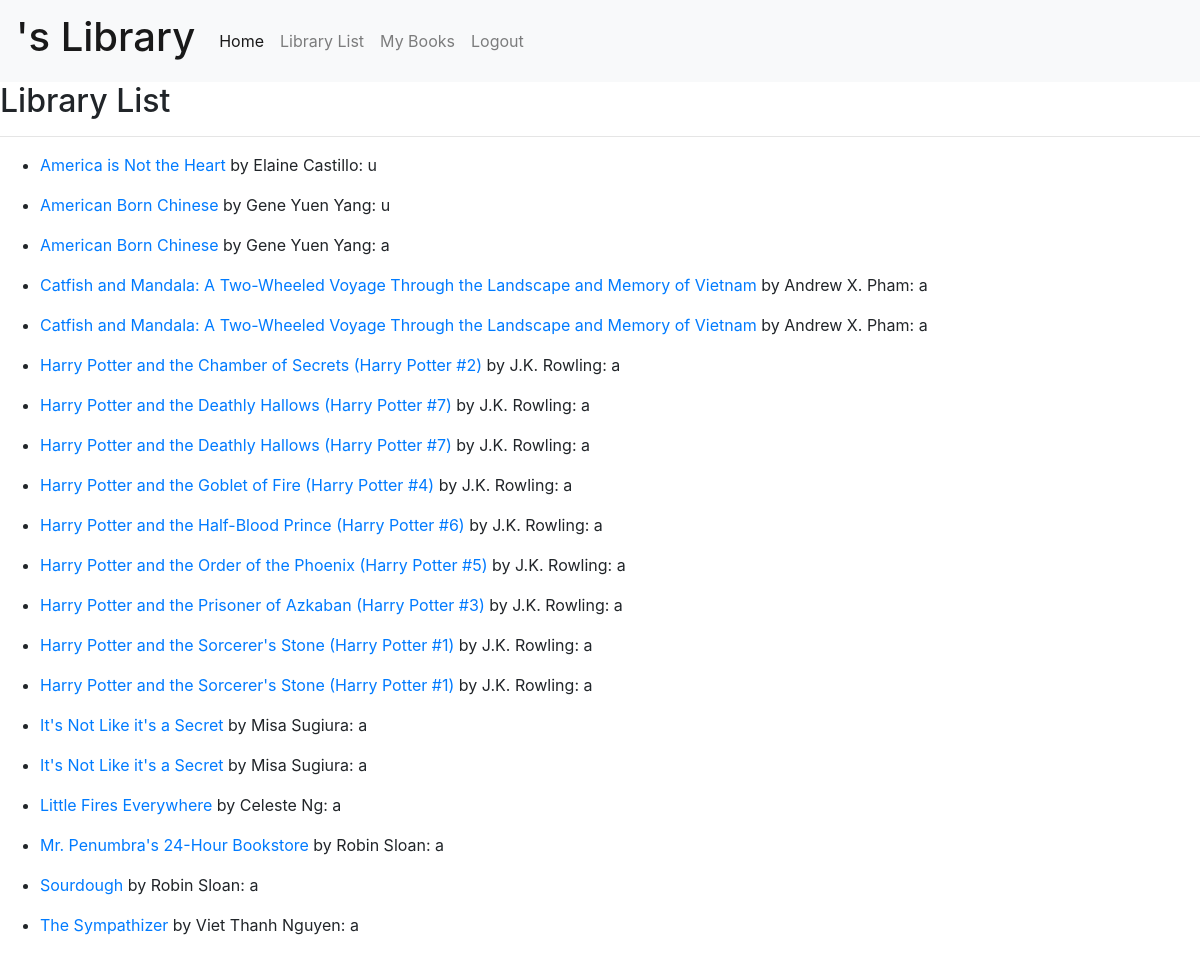
Screenshot of /listbooks/ (signed in) with the database file from the repository.
### lib_app/models.py (models this page shows, shortened)
class Book(models.Model):
    author = models.CharField(max_length = 200)
    title = models.CharField(max_length = 200)
    desp = models.TextField(max_length = 2000, blank=True)
    LOAN_STATUS = (
        ('a', 'available'),
        ('u', 'unavailable'),
    )
    status = models.CharField(
        max_length = 1,
        choices = LOAN_STATUS,
        blank = True,
        default = 'a',
        help_text= 'book availability',
    )
    class Meta:
        ordering = ['title']

### lib_app/views.py (the view)
# urls.py: path('listbooks/',views.list_books, name="list_books"),
def list_books(request):
    books = Book.objects.all()
    context = {
            'books':books,
        }
    return render(request,"lib_app/list_books.html", context=context)

### templates/lib_app/list_books.html
{% extends 'base.html' %}
{% block content %}
<div class="POST">
    <h2> Library List </h2>
    <hr>
    {% for book in books %}
        <ul>
            <li><a href="{% url 'book_details' book.id %}">{{ book.title }}</a> by {{ book.author }}: {{ book.status }}
            </li>
        </ul>
    {% endfor %}
</div>
{% endblock %}

### rows the page displays
Book: title "America is Not the Heart", author "Elaine Castillo", status "u"
Book: title "American Born Chinese", author "Gene Yuen Yang", status "u"
Book: title "American Born Chinese", author "Gene Yuen Yang", status "a"
Book: title "Catfish and Mandala: A Two-Wheeled Voyage Through the Landscape and Memory of Vietnam", author "Andrew X. Pham", status "a"
Book: title "Catfish and Mandala: A Two-Wheeled Voyage Through the Landscape and Memory of Vietnam", author "Andrew X. Pham", status "a"
Book: title "Harry Potter and the Chamber of Secrets (Harry Potter #2)", author "J.K. Rowling", status "a"
Book: title "Harry Potter and the Deathly Hallows (Harry Potter #7)", author "J.K. Rowling", status "a"
Book: title "Harry Potter and the Deathly Hallows (Harry Potter #7)", author "J.K. Rowling", status "a"
Book: title "Harry Potter and the Goblet of Fire (Harry Potter #4)", author "J.K. Rowling", status "a"
Book: title "Harry Potter and the Half-Blood Prince (Harry Potter #6)", author "J.K. Rowling", status "a"
Book: title "Harry Potter and the Order of the Phoenix (Harry Potter #5)", author "J.K. Rowling", status "a"
Book: title "Harry Potter and the Prisoner of Azkaban (Harry Potter #3)", author "J.K. Rowling", status "a"
Book: title "Harry Potter and the Sorcerer's Stone (Harry Potter #1)", author "J.K. Rowling", status "a"
Book: title "Harry Potter and the Sorcerer's Stone (Harry Potter #1)", author "J.K. Rowling", status "a"
Book: title "It's Not Like it's a Secret", author "Misa Sugiura", status "a"
Book: title "It's Not Like it's a Secret", author "Misa Sugiura", status "a"
Book: title "Little Fires Everywhere", author "Celeste Ng", status "a"
Book: title "Mr. Penumbra's 24-Hour Bookstore", author "Robin Sloan", status "a"
Book: title "Sourdough", author "Robin Sloan", status "a"
Book: title "The Sympathizer", author "Viet Thanh Nguyen", status "a"
